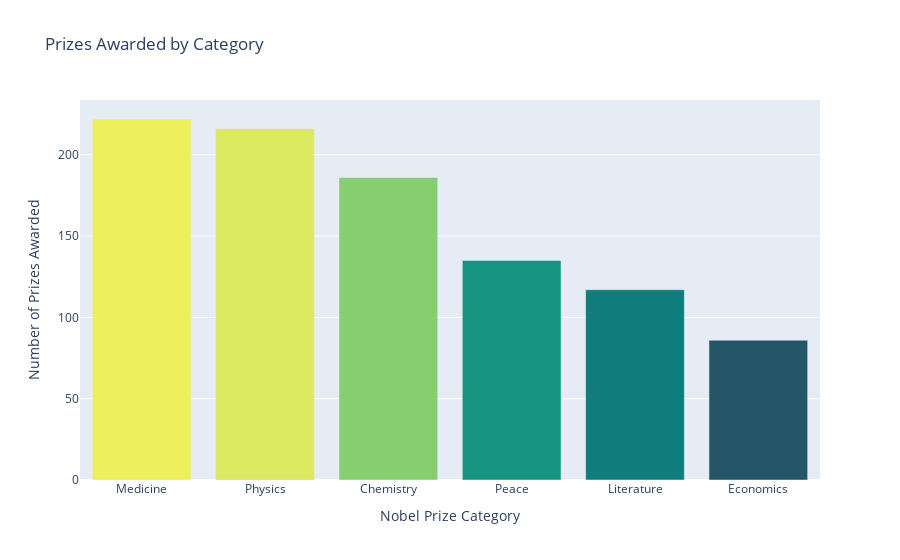

The cell this chart's notebook holds for it:
### Code cell
prizes_by_category = df_data.category.value_counts()
bar = px.bar(prizes_by_category, 
             x=prizes_by_category.index, 
             y=prizes_by_category.values, 
             title='Prizes Awarded by Category',
             labels=dict(y="Number of Prizes Awarded"), 
             color=prizes_by_category.values,
             color_continuous_scale='Aggrnyl')
bar.update_layout(xaxis_title='Nobel Prize Category',coloraxis_showscale=False)
bar.show()

### Figure 1 — Plotly figure (JSON) as saved in the notebook; plotly's stock layout.template omitted (floating-point values rounded to 4 significant figures)
{"data": [{"alignmentgroup": "True", "hovertemplate": "index=%{x}<br>Number of Prizes Awarded=%{y}<br>color=%{marker.color}<extra></extra>", "legendgroup": "", "marker": {"color": [222, 216, 186, 135, 117, 86], "coloraxis": "coloraxis"}, "name": "", "offsetgroup": "", "orientation": "v", "showlegend": false, "textposition": "auto", "type": "bar", "x": ["Medicine", "Physics", "Chemistry", "Peace", "Literature", "Economics"], "xaxis": "x", "y": [222, 216, 186, 135, 117, 86], "yaxis": "y"}], "layout": {"barmode": "relative", "coloraxis": {"colorbar": {"title": {"text": "color"}}, "colorscale": [[0, "rgb(36, 86, 104)"], [0.1667, "rgb(15, 114, 121)"], [0.3333, "rgb(13, 143, 129)"], [0.5, "rgb(57, 171, 126)"], [0.6667, "rgb(110, 197, 116)"], [0.8333, "rgb(169, 220, 103)"], [1, "rgb(237, 239, 93)"]], "showscale": false}, "legend": {"tracegroupgap": 0}, "title": {"text": "Prizes Awarded by Category"}, "xaxis": {"anchor": "y", "domain": [0, 1], "title": {"text": "Nobel Prize Category"}}, "yaxis": {"anchor": "x", "domain": [0, 1], "title": {"text": "Number of Prizes Awarded"}}}}
